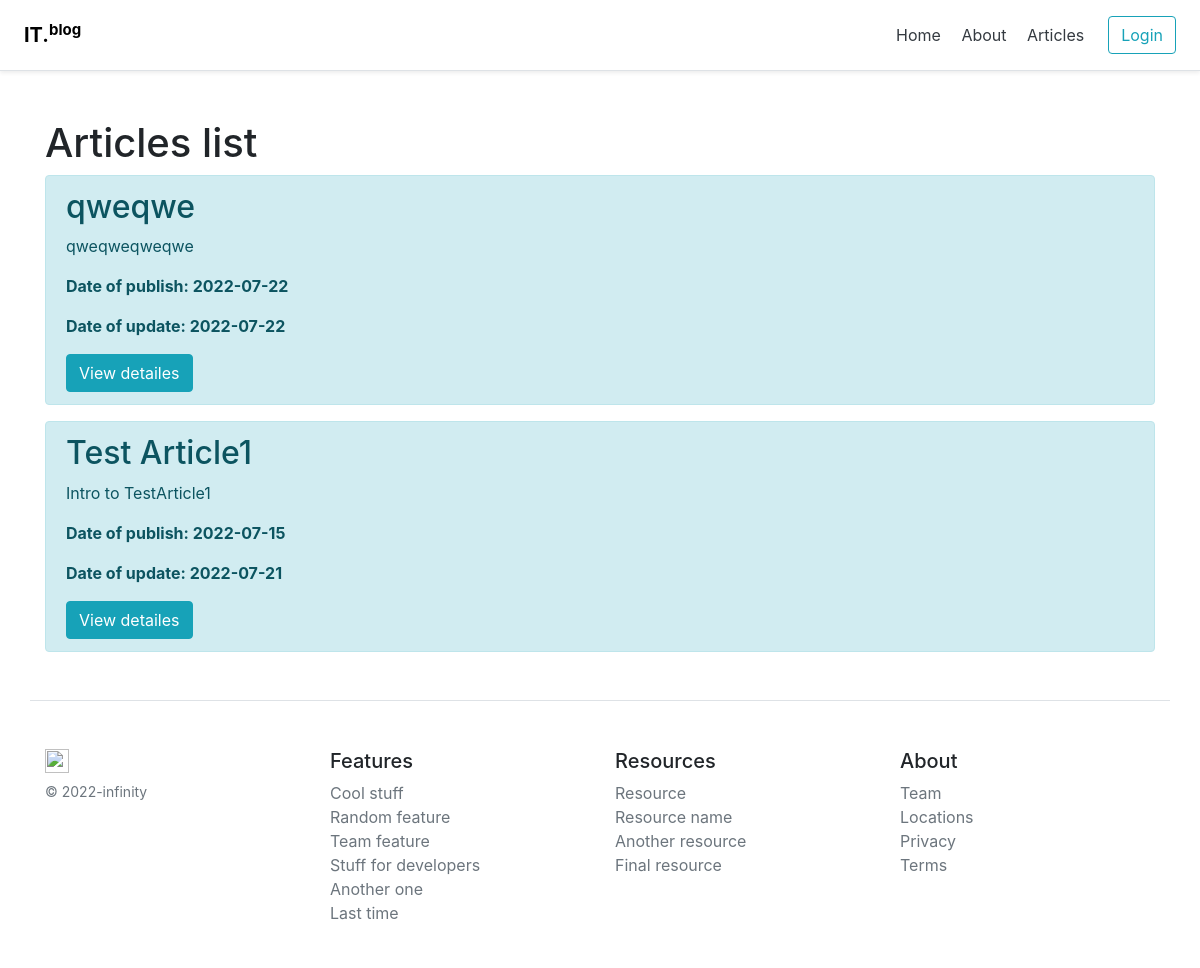
Page /posts on the earlier database version.
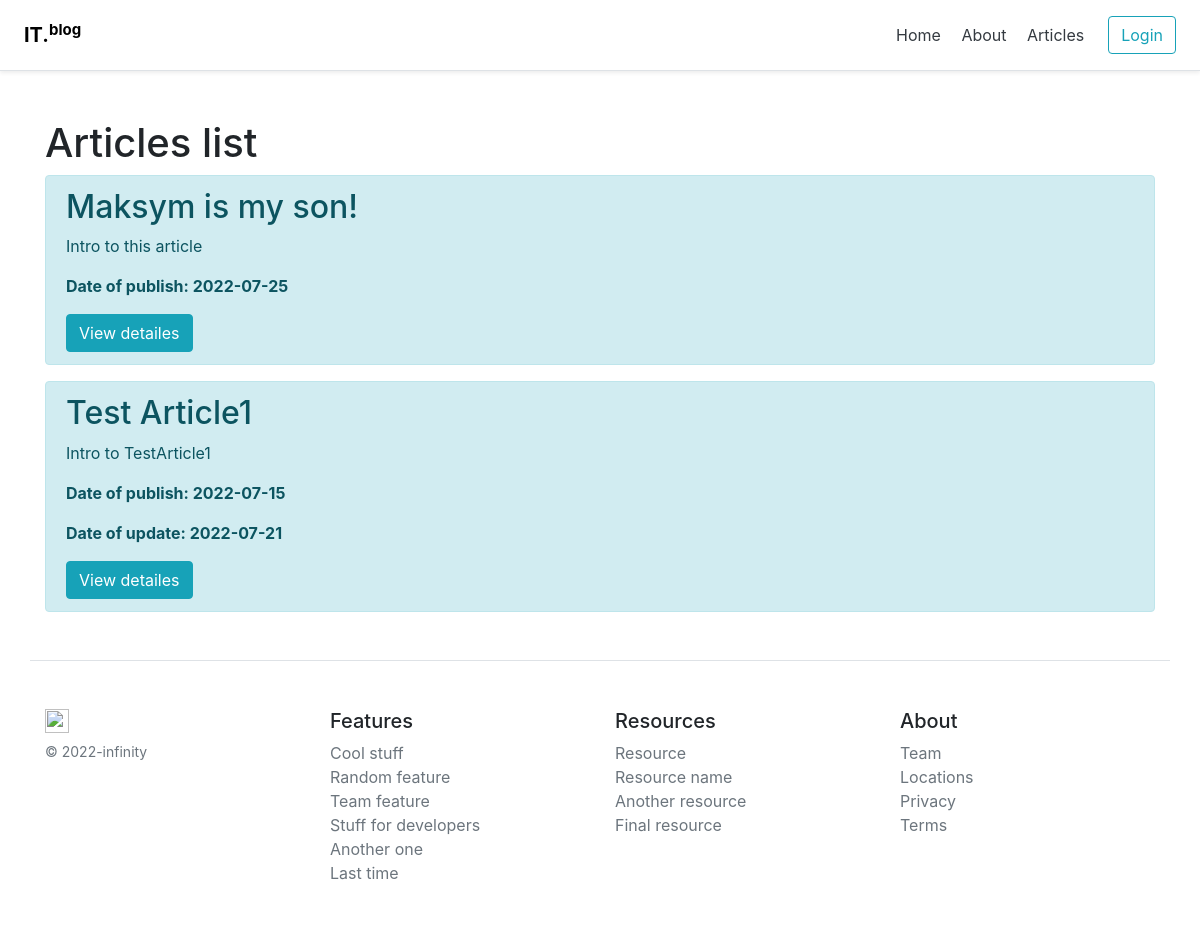
Same page on the later database version.
### models.py (models this page shows, shortened)
class Article(Base):
    __tablename__ = 'article'
    id = Column(Integer, primary_key=True, autoincrement=True)
    user_id = Column(Integer, ForeignKey('user.id'), nullable=False)
    title = Column(String(100), nullable=False)
    intro = Column(String(300), nullable=False)
    text = Column(Text, nullable=False)
    status = Column(Integer, ForeignKey('status.code'), nullable=False, default=1)
    dlm = Column(DateTime, default=OUR_TIME)
    creation_date = Column(DateTime, default=OUR_TIME)

### routes.py (the view)
@app.route('/posts')
def posts():
    articles = db.session.query(Article).order_by(Article.dlm.desc()).all()
    return render_template('posts.html', articles=articles)

### templates/posts.html (shortened to what this page needs)
{% extends 'base/base.html' %}
{% block body %}
    <div class="container mt-5">
        <h1> Articles list</h1>
        {% if articles|length > 0 %}
            {% for article in articles %}
                {% if article.status == 2 %}
                   <div class="alert alert-info">
                     <h2>{{ article.title }}</h2>
                     <p>{{ article.intro }}</p>
                     {% if article.dlm > article.creation_date %}
                        <p><strong>Date of publish: {{ article.creation_date.date() }}</strong></p>
                        <p><strong>Date of update: {{ article.dlm.date() }}</strong></p>
                     {% else %}
                        <p><strong>Date of publish: {{ article.creation_date.date() }}</strong></p>
                     {% endif %}
                     <a href="/posts/{{ article.id }}" class="btn btn-info">View detailes</a>
                   </div>
                {% endif %}
            {% endfor %}
        {% else %}
            <p>There is no articles yet</p>
        {% endif %}
    </div>
{% endblock %}

### templates/base/base.html (shortened to what this page needs)
<!doctype html>
<html lang="en">
<head>
    <link rel="stylesheet" href="https://cdn.jsdelivr.net/npm/bootstrap@4.6.1/dist/css/bootstrap.min.css">
</head>
<body>
  <div class="d-flex flex-column flex-md-row align-items-center p-3 px-md-4 mb-3 bg-white border-bottom shadow-sm">
      <h5 class="my-0 mr-md-auto font-weight-normal"><a href="/" style="color: black"><strong>IT.<sup>blog</sup></strong></a></h5>
      <nav class="my-2 my-md-0 mr-md-3">
        <a class="p-2 text-dark" href="/">Home</a>
        <a class="p-2 text-dark" href="/about">About</a>
        <a class="p-2 text-dark" href="/posts">Articles</a>
      </nav>
      {% if current_user.is_authenticated %}
        <p class="mr-3">Hello, {{ current_user.username }}</p>
        <a class="btn btn-outline-warning mr-3" href="/add-article">Add article</a>
        {% if current_user.role_id == 1 %}
            <a class="btn btn-outline-warning mr-3" href="/admin/dashboard">Dashboard</a>
        {% endif %}
        <a class="btn btn-outline-info" href="{{ url_for('users.logout') }}">Logout</a>
      {% else %}
        <a class="btn btn-outline-info" href="{{ url_for('users.login') }}" >Login</a>
      {% endif %}
    </div>
{% block body %}{% endblock %}
<footer class="container pt-4 my-md-5 pt-md-5 border-top">
    <div class="row">
      <div class="col-12 col-md">
        <img class="mb-2" src="/docs/4.3/assets/brand/bootstrap-solid.svg" alt="" width="24" height="24">
        <small class="d-block mb-3 text-muted">© 2022-infinity</small>
      </div>
      <div class="col-6 col-md">
        <h5>Features</h5>
        <ul class="list-unstyled text-small">
          <li><a class="text-muted" href="#">Cool stuff</a></li>
          <li><a class="text-muted" href="#">Random feature</a></li>
          <li><a class="text-muted" href="#">Team feature</a></li>
          <li><a class="text-muted" href="#">Stuff for developers</a></li>
          <li><a class="text-muted" href="#">Another one</a></li>
          <li><a class="text-muted" href="#">Last time</a></li>
        </ul>
      </div>
      <div class="col-6 col-md">
        <h5>Resources</h5>
        <ul class="list-unstyled text-small">
          <li><a class="text-muted" href="#">Resource</a></li>
          <li><a class="text-muted" href="#">Resource name</a></li>
          <li><a class="text-muted" href="#">Another resource</a></li>
          <li><a class="text-muted" href="#">Final resource</a></li>
        </ul>
      </div>
      <div class="col-6 col-md">
        <h5>About</h5>
        <ul class="list-unstyled text-small">
          <li><a class="text-muted" href="#">Team</a></li>
          <li><a class="text-muted" href="#">Locations</a></li>
          <li><a class="text-muted" href="#">Privacy</a></li>
          <li><a class="text-muted" href="#">Terms</a></li>
        </ul>
      </div>
    </div>
  </footer>
</body>
</html>

Differences in the rows shown:
removed Article: title "qweqwe", intro "qweqweqweqwe", creation_date "2022-07-22", dlm "2022-07-22"
added Article: title "Maksym is my son!", intro "Intro to this article", creation_date "2022-07-25"
